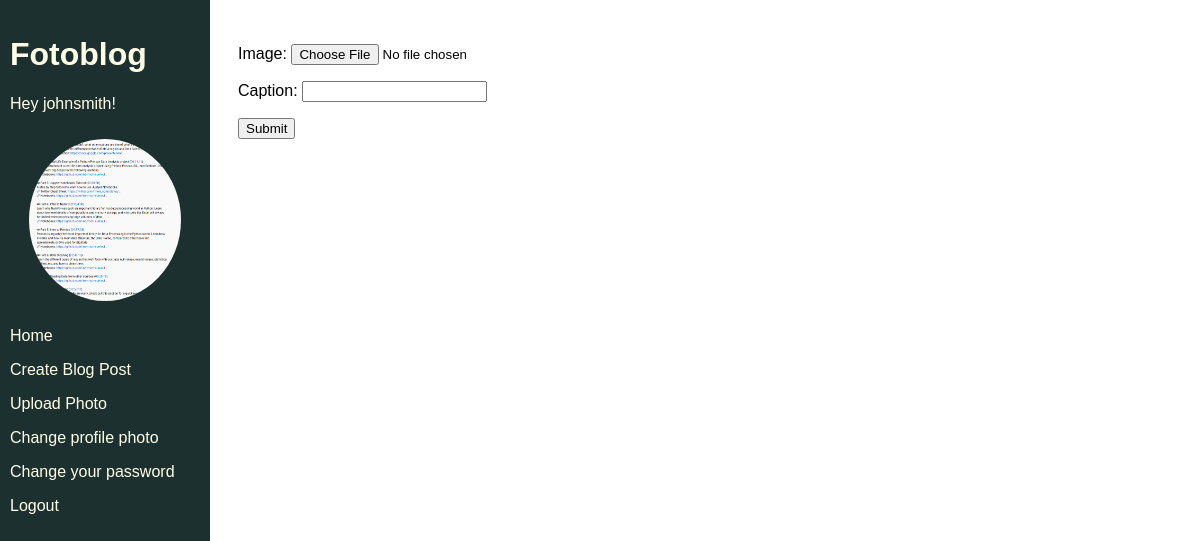
The app's page /photo/upload (signed in), older data.
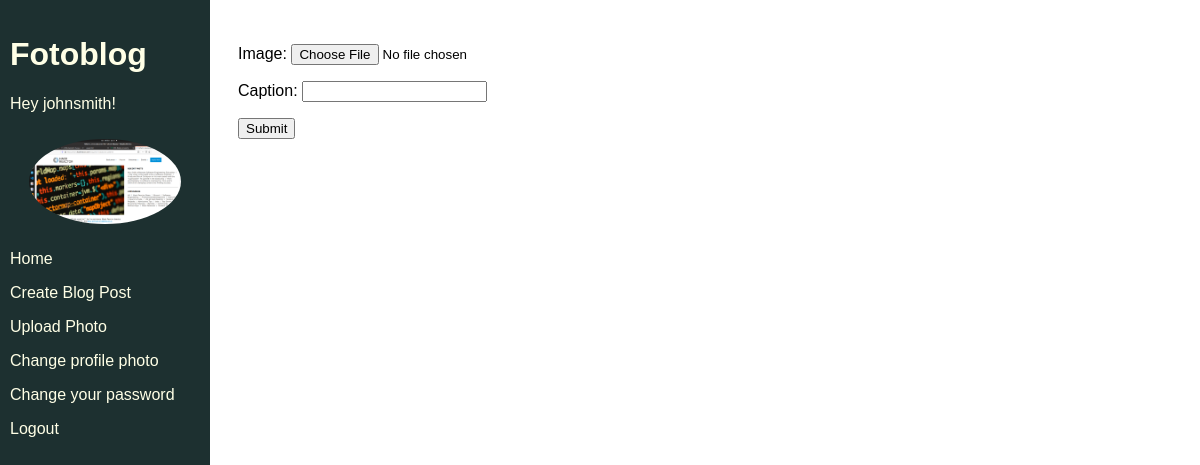
The same page, newer data.
### authentication/models.py (models this page shows)
class User(AbstractUser):
    CREATOR = 'CREATOR'
    SUBSCRIBER = 'SUBSCRIBER'
    ROLE_CHOICES = (
        (CREATOR, 'Creator'),
        (SUBSCRIBER, 'Subscriber'),
    )
    profile_photo = models.ImageField()
    role = models.CharField(max_length=30, choices=ROLE_CHOICES)

### blog/views.py (the view, shortened to what this page needs)
# urls.py: path('photo/upload', blog.views.photo_upload, name='photo_upload'), #ajout de photo
@login_required
@permission_required('blog.add_photo', raise_exception=True) #permet de s'assurer que l'utilisateur qui est connecté a les droits d'ajout de photos
def photo_upload(request):
    form = forms.PhotoForm()
    return render(request, 'blog/photo_upload.html', context={'form':form})

### blog/forms.py
class PhotoForm(forms.ModelForm):
    class Meta:
        model = models.Photo
        fields = ['image', 'caption']

### blog/templates/blog/photo_upload.html (shortened to what this page needs)
{% extends 'base.html' %}
{% block content %}
    <form method="post" enctype="multipart/form-data">
        {{ form.as_p }}
        <button type="submit">Submit</button>
    </form>
{% endblock content %}

### templates/base.html (shortened to what this page needs)
<!DOCTYPE html>
{% load static %}
<html lang="en">
<head>
    <link rel="stylesheet" href="{% static 'app.css' %}">
</head>
<body>
    <div class="sidebar">
        <h1>Fotoblog</h1>
        {% if user.is_authenticated %}
            <p>Hey {{ user }}!</p>
        {% if user.profile_photo %}
            <img class="avatar" src={{ user.profile_photo.url }}>
        {% else %}
            <img class="avatar" src="{% static 'images/default_profile.png'%}">
        {% endif %}
        <p><a href="{% url 'home' %}">Home</a></p>
        <p><a href="{% url 'blog_create' %}">Create Blog Post</a></p>
        {% if perms.blog.add_photo %}
            <p><a href="{% url 'photo_upload' %}">Upload Photo</a></p>
        {% endif %}
        <p><a href="{% url 'upload_profile_photo' %}">Change profile photo</a></p>
        <p><a href="{% url 'password_change' %}">Change your password</a></p>
        <p><a href="{% url 'logout' %}">Logout</a></p>
    {% endif %}
    </div>
    <div class="main">
        {% block content %}{% endblock content %}
    </div>
</body>
</html>

Row changes from the older to the newer data that the page shows:
changed User "johnsmith": profile_photo: a different picture
